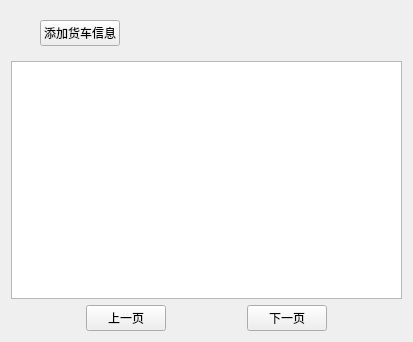
<?xml version="1.0" encoding="UTF-8"?>
<ui version="4.0">
 <class>Truck</class>
 <widget class="QWidget" name="Truck">
  <property name="geometry">
   <rect>
    <x>0</x>
    <y>0</y>
    <width>413</width>
    <height>342</height>
   </rect>
  </property>
  <property name="windowTitle">
   <string>Form</string>
  </property>
  <layout class="QGridLayout" name="gridLayout">
   <item row="2" column="0">
    <layout class="QHBoxLayout" name="horizontalLayout_4">
     <item>
      <spacer name="horizontalSpacer_8">
       <property name="orientation">
        <enum>Qt::Horizontal</enum>
       </property>
       <property name="sizeHint" stdset="0">
        <size>
         <width>40</width>
         <height>20</height>
        </size>
       </property>
      </spacer>
     </item>
     <item>
      <widget class="QPushButton" name="previousButton_2">
       <property name="text">
        <string>上一页</string>
       </property>
      </widget>
     </item>
     <item>
      <spacer name="horizontalSpacer_9">
       <property name="orientation">
        <enum>Qt::Horizontal</enum>
       </property>
       <property name="sizeHint" stdset="0">
        <size>
         <width>40</width>
         <height>20</height>
        </size>
       </property>
      </spacer>
     </item>
     <item>
      <widget class="QPushButton" name="nextButton_2">
       <property name="text">
        <string>下一页</string>
       </property>
      </widget>
     </item>
     <item>
      <spacer name="horizontalSpacer_10">
       <property name="orientation">
        <enum>Qt::Horizontal</enum>
       </property>
       <property name="sizeHint" stdset="0">
        <size>
         <width>40</width>
         <height>20</height>
        </size>
       </property>
      </spacer>
     </item>
    </layout>
   </item>
   <item row="0" column="0">
    <widget class="QWidget" name="widget_2" native="true">
     <layout class="QHBoxLayout" name="horizontalLayout_3">
      <item>
       <spacer name="horizontalSpacer_6">
        <property name="orientation">
         <enum>Qt::Horizontal</enum>
        </property>
        <property name="sizeType">
         <enum>QSizePolicy::Fixed</enum>
        </property>
        <property name="sizeHint" stdset="0">
         <size>
          <width>20</width>
          <height>20</height>
         </size>
        </property>
       </spacer>
      </item>
      <item>
       <widget class="QPushButton" name="addTruckButton">
        <property name="text">
         <string>添加货车信息</string>
        </property>
        <property name="name" stdset="0">
         <string>PushButton</string>
        </property>
       </widget>
      </item>
      <item>
       <spacer name="horizontalSpacer_7">
        <property name="orientation">
         <enum>Qt::Horizontal</enum>
        </property>
        <property name="sizeHint" stdset="0">
         <size>
          <width>40</width>
          <height>20</height>
         </size>
        </property>
       </spacer>
      </item>
     </layout>
    </widget>
   </item>
   <item row="1" column="0">
    <widget class="QTableView" name="tableView"/>
   </item>
  </layout>
 </widget>
 <resources/>
 <connections/>
</ui>
